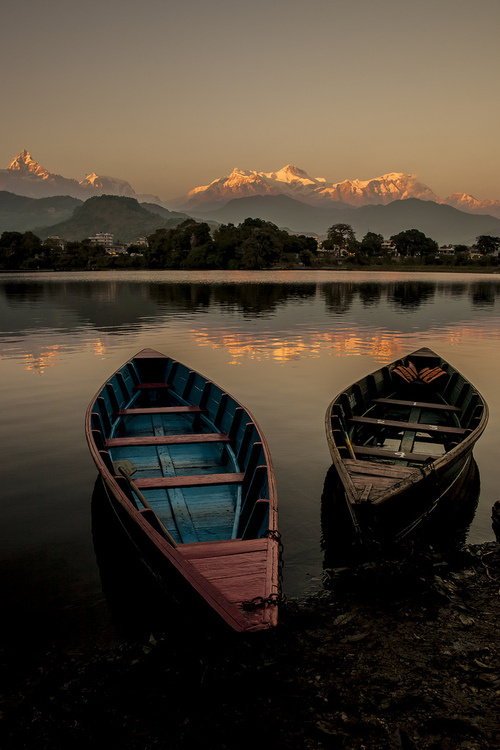
//> input picture capter8/ex8.4.4/ex8.4.4/1.jpg, 500 x 750 px
$ ./main   (built with g++ and OpenCV 4)
//> lines starting //> are read from the running program, lines starting //| are printed output that depends on the picture; after the words box and inside, x2 and y2 are one past the last pixel; in counts of white or black regions, pixels touching at a corner belong together
#include "opencv2/opencv.hpp"
#include <iostream>
using namespace cv;
using namespace std;

#define WINDOW_NAME1 "SRC"
#define WINDOW_NAME2 "DST"

Mat g_srcImage;
Mat g_grayImage;
int g_nThresh = 100;
int g_nMaxThresh = 255;
RNG g_rng(12345);
Mat g_canny;
vector <vector<Point>> g_vContours;
vector <Vec4i>g_vHierarchy;

void on_ThreshChange(int, void*);

int main()
{
	g_srcImage = imread("1.jpg", 1);
//> g_srcImage is the input picture: 750 rows x 500 cols, CV_8UC3; mean B, G, R 49.9, 62.5, 72.9
	cvtColor(g_srcImage, g_grayImage, COLOR_RGB2GRAY);
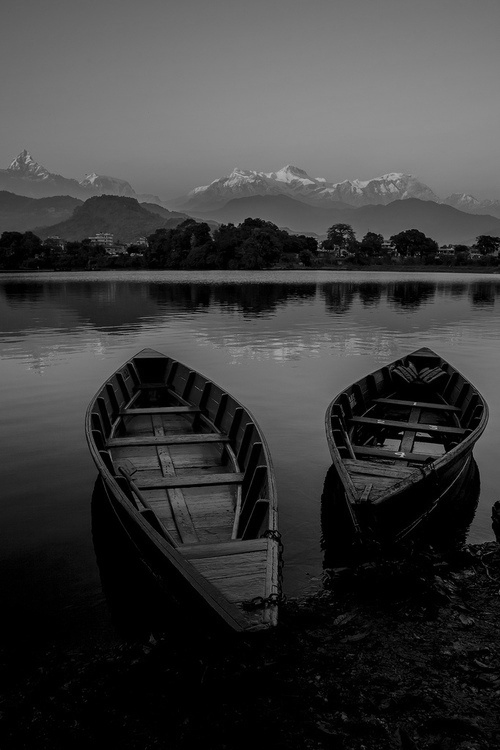
//> g_grayImage: 750 rows x 500 cols, CV_8UC1; min 0, max 186, mean 59.9
	blur(g_grayImage, g_grayImage, Size(3, 3));

	namedWindow(WINDOW_NAME1, WINDOW_AUTOSIZE);
	imshow(WINDOW_NAME1, g_srcImage);

	createTrackbar("阈值", WINDOW_NAME1, &g_nThresh, g_nMaxThresh,
		on_ThreshChange);
	on_ThreshChange(0, 0);

	waitKey(0);
	return 0;
}

void on_ThreshChange(int, void*)
{
	//检测边缘
	Canny(g_grayImage, g_canny, g_nThresh, g_nThresh*2, 3);
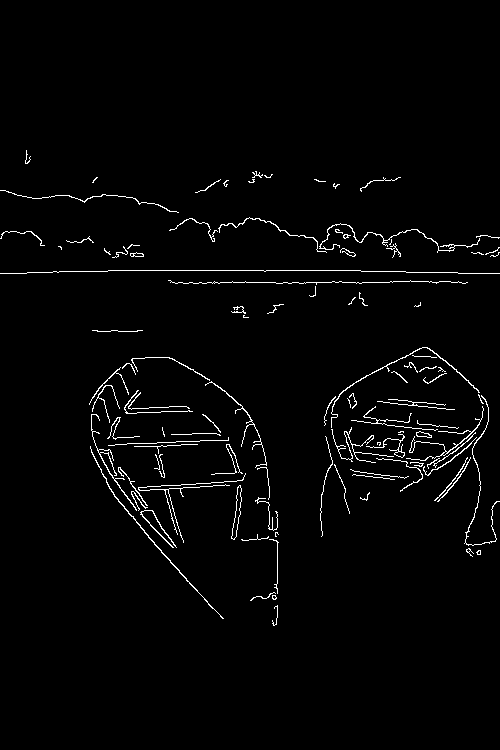
//> g_canny: 750 rows x 500 cols, CV_8UC1; 2.1% white in thin lines or dots, all inside (x1, y1, x2, y2) = (0, 150, 500, 626)

	//检测轮廓
	findContours(g_canny, g_vContours, g_vHierarchy,
		RETR_TREE, CV_CHAIN_APPROX_SIMPLE, Point(0, 0));
//> g_vContours = 116 contours, 89 with area under 20; largest, box (x1, y1, x2, y2) and area: (231, 485, 242, 540) 212, (231, 485, 242, 540) 210, (90, 446, 224, 619) 110, (331, 347, 480, 428) 90, (319, 223, 480, 253) 70; g_vHierarchy = 116 items, first 8: [1, -1, -1, -1], [3, 0, 2, -1], [-1, -1, -1, 1], [4, 1, -1, -1], [6, 3, 5, -1], [-1, -1, -1, 4], [8, 4, 7, -1], [-1, -1, -1, 6]

	vector<Moments> mu(g_vContours.size());
//> mu = 116 items
	for(unsigned int i = 0; i < g_vContours.size(); i++)
	{
		//计算轮廓的矩
		mu[i] = moments( g_vContours[i], false);
	}
//> this loop made 116 passes

	vector<Point2f> mc( g_vContours.size() );
	for(unsigned int i = 0; i < g_vContours.size(); i++)
	{
		//计算中心矩
		mc[i] = Point2f(static_cast<float>(mu[i].m10/mu[i].m00),
			static_cast<float>(mu[i].m01/mu[i].m00));
	}
//> after the loop, mc = 116 Points (x, y), first 12: [274.6, 617.7], [273.8, 597], [273.8, 596.8], [260.8, 596.8], [478.4, 552.1], [478.6, 552.2], [468, 550.2], [468, 550], [275.8, 560], [257.1, 538.1], [275.8, 533.4], [159, 529.6]

	Mat drawing = Mat::zeros(g_canny.size(), CV_8UC3);
	for(unsigned int i = 0; i < g_vContours.size(); i++)
	{
		Scalar color = Scalar(g_rng.uniform(0, 255),
			g_rng.uniform(0, 255), g_rng.uniform(0, 255));

		//画出轮廓
		drawContours(drawing, g_vContours, i, color, 2, 8, g_vHierarchy,
			0, Point());
		//画出中心矩
		circle(drawing, mc[i], 4, color, -1, 8, 0);
	}
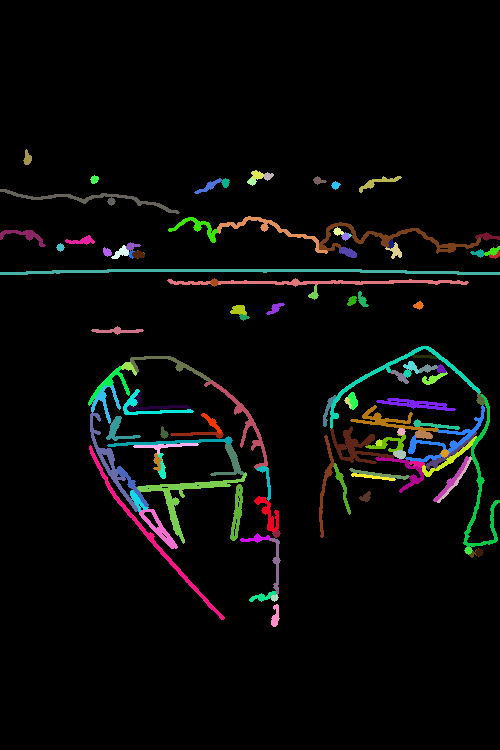
//> drawing: 750 rows x 500 cols, CV_8UC3; mean B, G, R 8.2, 9.2, 8.4

	namedWindow(WINDOW_NAME2, WINDOW_AUTOSIZE);
	imshow(WINDOW_NAME2, drawing);

	printf("\t输出内容：面积与轮廓长度\n");
	for(unsigned int i = 0; i < g_vContours.size(); i++)
	{
		printf(" >通过m00计算出轮廓[%d]的面积: (M_00) = %.2f \n OpenCV函数计算出的面积=%.2f , 长度: %.2f \n\n",
			i,
			mu[i].m00,						//矩面积
			contourArea(g_vContours[i]),	//面积函数得到轮廓面积
			arcLength( g_vContours[i],		//轮廓长度
			true ) );
	}
}
